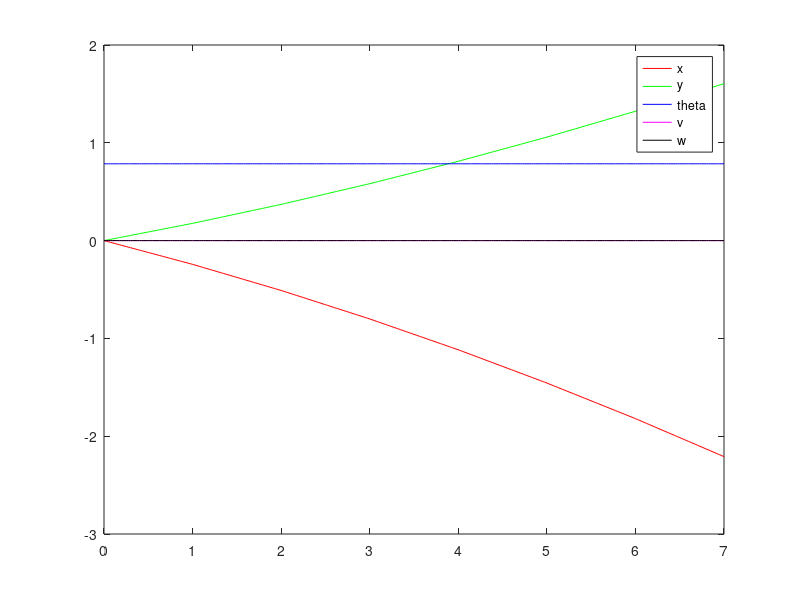
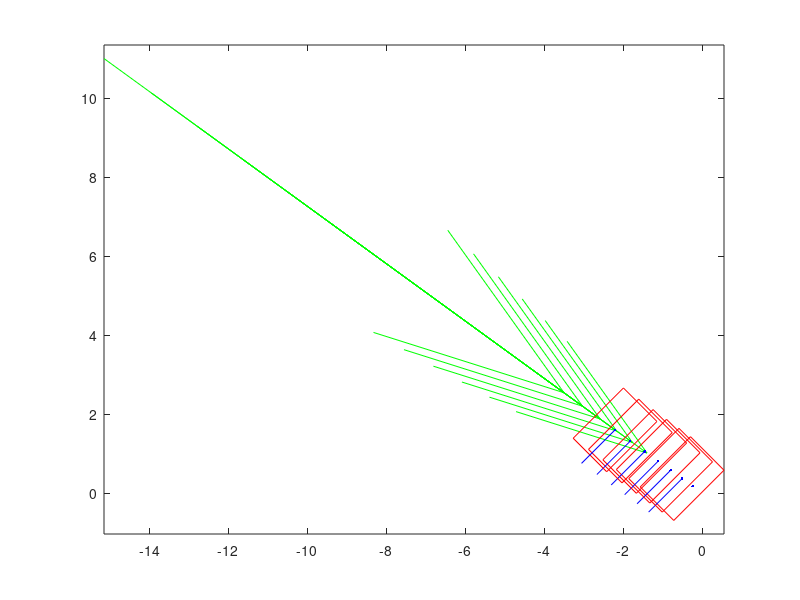

The MATLAB source for these figures, in order:

function main

global p1 p2 p3 p4 p5 p6 p7 p8 p9 p10 p11 ...
       a_tw psi_tw delta_s delta_r Wc_aw Wp_aw gs gr % x y theta v w

% model 
p1 = 0.03
p2 = 40
p3 = 60
p4 = 200
p5 = 1500
p6 = 0.5
p7 = 0.5
p8 = 2
p9 = 120
p10 = 400
p11 = 0.2

% time 
tspan = [0 1];

% intial conditions
x = 0
y = 0
theta = pi/4
v = 0
w = 0

Z_init = [x y theta v w]

% input parameters
% wind
a_tw = 10
psi_tw = pi * 0.8

% rudder and sail angle
delta_s = 0 %0.2                                         
delta_r = 0                                       

% computed parameters
%actual wind
Wc_aw = [(a_tw * cos(psi_tw - theta) - v); ...
         (a_tw * sin(psi_tw - theta))]

Wp_aw = [hypot(Wc_aw(2,:), Wc_aw(1,:)); ...
         atan2(Wc_aw(2,:), Wc_aw(1,:))]  
     
a_aw = Wp_aw(1,:);
psi_aw = Wp_aw(2,:);

% force on sail and rudder     
gs = -p4 * a_aw * sin(delta_s - psi_aw)     
gr = -sign(psi_aw) * min(abs(pi - abs(psi_aw)), abs(delta_s)) 

figure(1)
figure(2)

for j = 1:7

    [t,z] = ode45(@(t,Z) sailboat(t,Z), tspan, Z_init);

    figure(1)
    plot(t,z(:,1),'r',t,z(:,2),'g', ...
       t,z(:,3),'b',t,z(:,4),'m',t,z(:,5),'k')
    hold on

%     figure(2)
%    
%     plot(t,z(:,1),'r',t,z(:,2),'g', ...
%         t,z(:,3),'b',t,z(:,4),'m',t,z(:,5),'k')
%     hold on
    
    % update initial conditions for next iteration: x y theta v w
    for i=1:5
        Z_init(i) = z(end,i);
    end
    
    figure(2)    
    DrawRectangle([Z_init(1), Z_init(2), 1.8, 1.2, Z_init(3), 1.2, ...
                   delta_s, a_tw, psi_tw], 'r-'); 
    plot(Z_init(1), Z_init(2),'b')
    hold on
    
    % update tspan
    tspan = tspan + 1;
    
    % CONTROLLER                    % todo!
    % update sail and rudder angle
    %delta_s = abs(delta_s) + 0.05
    %delta_r = abs(delta_r) + 0.1
    
    
    % update wind angle and magnitude    
    a_tw = abs(a_tw) + 1
    psi_tw = abs(psi_tw)     
%     if (j > 9)
%         %psi_tw = -1 * psi_tw
%         delta_s = 0
%         
%     end

    
    % re-compute parameters
    Wc_aw = [(a_tw * cos(psi_tw - theta) - v); ...
         (a_tw * sin(psi_tw - theta))]

    Wp_aw = [hypot(Wc_aw(2,:), Wc_aw(1,:)); ...
         atan2(Wc_aw(2,:), Wc_aw(1,:))] 
     
    a_aw = Wp_aw(1,:);    
    psi_aw = Wp_aw(2,:);     
    gs = -p4 * a_aw * sin(delta_s - psi_aw);     
    gr = -sign(psi_aw) * min(abs(pi - abs(psi_aw)), abs(delta_s));   
   
end

figure(1)
legend('x', 'y', 'theta', 'v', 'w')



function dZdt = sailboat(t,Z)

global p1 p2 p3 p4 p5 p6 p7 p8 p9 p10 p11 ...
       a_tw psi_tw delta_s delta_r Wc_aw Wp_aw gs gr % x y theta v w

dZdt = [ ...
        % x
        Z(4) * cos(Z(3)) + p1 * a_tw * cos(psi_tw); ...
        % y
        Z(4) * sin(Z(3)) + p1 * a_tw * sin(psi_tw); ...
        % theta
        Z(5); ...
        % v
        (gs * sin(delta_s) - gr * p11 * sin(delta_r) - p2 * Z(4)^2) / p9; ...
        % w
        (gs * (p6 - p7 * cos(delta_s)) - gr * p8 * cos(delta_r) - p3 ...
           * Z(5) * Z(4)) / p10; ...
        ];
    
function h = DrawRectangle(param,style)
%--------------------------------------------------------------------------
% H = DRAWRECTANGLE(PARAM,STYLE)
% This function draws a rectangle with the given parameters:
% - inputs:
%          param................... 1x5 array
%          - param = [a, b, w, h, theta]
%          - (a,b): the center of the rectangle
%          - (w,h): width and height of the rectangle > 0
%          - theta: the rotation angle of the rectangle
%          style................... string
%          - plot style string
% - output:
%          h....................... plot handler
%
%   Usage Examples,
%
%   DrawRectangle([0 0 1 1 0]); 
%   DrawRectangle([-1,2,3,5,3.1415/6],'r-');
%   h = DrawRectangle([0,1,2,4,3.1415/3],'--');
%
%   Rasoul Mojtahedzadeh (mojtahedzadeh _a_ gmail com)
%   Version 1.00
%   November, 2011
%--------------------------------------------------------------------------

if (nargin <1),
    error('Please see help for INPUT DATA.');
elseif (nargin==1)
    style='b-';
end;
[m,n] = size(param);
if(m ~= 1 || n ~= 9)
    error('param should be an 1x5 array.');
end
if(param(3) <=0 || param(4) <=0)
    error('width and height must be positive values.');
end
a = param(1);
b = param(2);
w = param(3);
h = param(4);
l = param(6);
theta = param(5);
delta_s = param(7);
a_tw = param(8);
psi_tw = param(9);

X = [-w/2 w/2 w/2 -w/2 -w/2];
Y = [h/2 h/2 -h/2 -h/2 h/2];
P = [X;Y];
ct = cos(theta);
st = sin(theta);
R = [ct -st;st ct];
P = R * P;
h = plot(P(1,:)+a,P(2,:)+b,style);

S = [a, a + l * cos(theta + delta_s - pi); ...
     b, b + l * sin(theta + delta_s - pi)];
f = plot(S(1,:),S(2,:),'b');

W = [a + a_tw * cos(psi_tw), -a_tw * cos(psi_tw); ...
     b + a_tw * sin(psi_tw), -a_tw * sin(psi_tw)];
g = quiver(W(1,1),W(2,1),W(1,2),W(2,2),'g');
axis equal;


% convert variable name to string
% source: http://stackoverflow.com/questions/11453165/matlab-get-string-containing-variable-name
% function out = varname(var)
%   out = inputname(1);
%   
% function out = legend_from_array(vals)
%       len = length(vals)
%       legendCell = [zeros(1,len)]
%       for j = 1:len
%           legendCell(j) %= inputname(vals(j))
%           vals(j)
%           inputname(vals(j))
%       end          

% function out = varname(var)
%   out = inputname(1);
